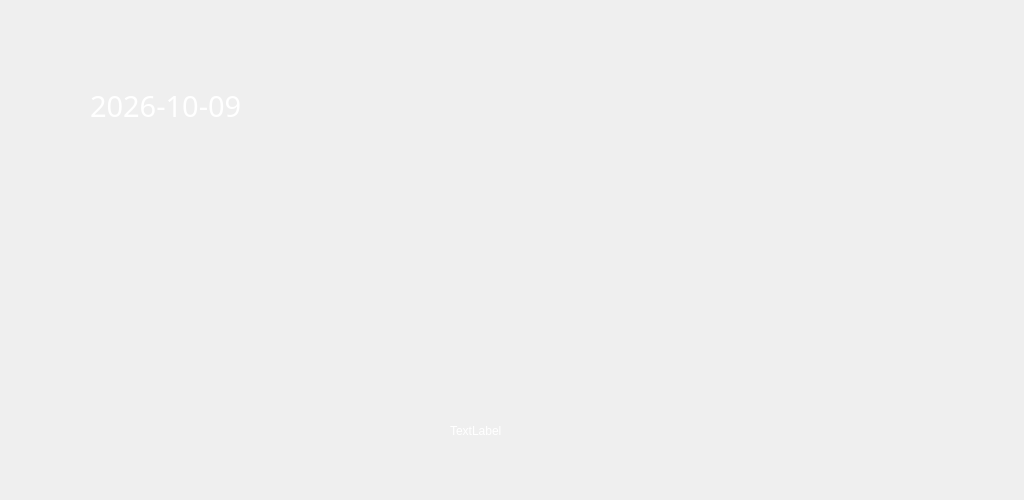
<?xml version="1.0" encoding="UTF-8"?>
<ui version="4.0">
 <class>HomeScreen</class>
 <widget class="QWidget" name="HomeScreen">
  <property name="geometry">
   <rect>
    <x>0</x>
    <y>0</y>
    <width>1024</width>
    <height>500</height>
   </rect>
  </property>
  <property name="windowTitle">
   <string>Form</string>
  </property>
  <property name="styleSheet">
   <string notr="true">#home
{
	
	border-image: url(:/background/bg/f3.png);
}</string>
  </property>
  <widget class="QLabel" name="label">
   <property name="geometry">
    <rect>
     <x>90</x>
     <y>70</y>
     <width>201</width>
     <height>71</height>
    </rect>
   </property>
   <property name="palette">
    <palette>
     <active>
      <colorrole role="WindowText">
       <brush brushstyle="SolidPattern">
        <color alpha="255">
         <red>255</red>
         <green>255</green>
         <blue>255</blue>
        </color>
       </brush>
      </colorrole>
     </active>
     <inactive>
      <colorrole role="WindowText">
       <brush brushstyle="SolidPattern">
        <color alpha="255">
         <red>255</red>
         <green>255</green>
         <blue>255</blue>
        </color>
       </brush>
      </colorrole>
     </inactive>
     <disabled>
      <colorrole role="WindowText">
       <brush brushstyle="SolidPattern">
        <color alpha="255">
         <red>120</red>
         <green>120</green>
         <blue>120</blue>
        </color>
       </brush>
      </colorrole>
     </disabled>
    </palette>
   </property>
   <property name="font">
    <font>
     <family>华文琥珀</family>
     <pointsize>22</pointsize>
    </font>
   </property>
   <property name="text">
    <string>2026-10-09</string>
   </property>
  </widget>
  <widget class="QWidget" name="widget" native="true">
   <property name="geometry">
    <rect>
     <x>30</x>
     <y>370</y>
     <width>241</width>
     <height>81</height>
    </rect>
   </property>
   <property name="styleSheet">
    <string notr="true">border-image: url(:/background/bg/set4.png);
border-radius:10px;  </string>
   </property>
   <widget class="QWidget" name="layoutWidget">
    <property name="geometry">
     <rect>
      <x>20</x>
      <y>10</y>
      <width>201</width>
      <height>62</height>
     </rect>
    </property>
    <layout class="QHBoxLayout" name="horizontalLayout">
     <item>
      <widget class="QPushButton" name="pushButton_car">
       <property name="text">
        <string/>
       </property>
       <property name="icon">
        <iconset resource="image.qrc">
         <normaloff>:/background/main/car_icon.png</normaloff>:/background/main/car_icon.png</iconset>
       </property>
       <property name="iconSize">
        <size>
         <width>60</width>
         <height>60</height>
        </size>
       </property>
       <property name="flat">
        <bool>true</bool>
       </property>
      </widget>
     </item>
     <item>
      <widget class="QPushButton" name="pushButton_lock">
       <property name="text">
        <string/>
       </property>
       <property name="icon">
        <iconset resource="image.qrc">
         <normaloff>:/background/main/unlock.png</normaloff>:/background/main/unlock.png</iconset>
       </property>
       <property name="iconSize">
        <size>
         <width>50</width>
         <height>50</height>
        </size>
       </property>
       <property name="flat">
        <bool>true</bool>
       </property>
      </widget>
     </item>
     <item>
      <widget class="QPushButton" name="pushButton_box">
       <property name="text">
        <string/>
       </property>
       <property name="icon">
        <iconset resource="image.qrc">
         <normaloff>:/background/main/box_open.png</normaloff>:/background/main/box_open.png</iconset>
       </property>
       <property name="iconSize">
        <size>
         <width>50</width>
         <height>50</height>
        </size>
       </property>
       <property name="flat">
        <bool>true</bool>
       </property>
      </widget>
     </item>
    </layout>
   </widget>
  </widget>
  <widget class="QWidget" name="widget_2" native="true">
   <property name="geometry">
    <rect>
     <x>350</x>
     <y>370</y>
     <width>261</width>
     <height>81</height>
    </rect>
   </property>
   <property name="styleSheet">
    <string notr="true">border-image: url(:/background/bg/set4.png);
border-radius:10px;  </string>
   </property>
   <widget class="QLabel" name="label_img">
    <property name="geometry">
     <rect>
      <x>20</x>
      <y>10</y>
      <width>71</width>
      <height>61</height>
     </rect>
    </property>
    <property name="text">
     <string/>
    </property>
    <property name="pixmap">
     <pixmap resource="image.qrc">:/background/main/music_fish.png</pixmap>
    </property>
    <property name="scaledContents">
     <bool>true</bool>
    </property>
    <property name="margin">
     <number>-3</number>
    </property>
   </widget>
   <widget class="QLabel" name="label_name">
    <property name="geometry">
     <rect>
      <x>100</x>
      <y>50</y>
      <width>131</width>
      <height>21</height>
     </rect>
    </property>
    <property name="palette">
     <palette>
      <active>
       <colorrole role="WindowText">
        <brush brushstyle="SolidPattern">
         <color alpha="255">
          <red>255</red>
          <green>255</green>
          <blue>255</blue>
         </color>
        </brush>
       </colorrole>
      </active>
      <inactive>
       <colorrole role="WindowText">
        <brush brushstyle="SolidPattern">
         <color alpha="255">
          <red>255</red>
          <green>255</green>
          <blue>255</blue>
         </color>
        </brush>
       </colorrole>
      </inactive>
      <disabled>
       <colorrole role="WindowText">
        <brush brushstyle="SolidPattern">
         <color alpha="255">
          <red>120</red>
          <green>120</green>
          <blue>120</blue>
         </color>
        </brush>
       </colorrole>
      </disabled>
     </palette>
    </property>
    <property name="text">
     <string>TextLabel</string>
    </property>
   </widget>
   <widget class="QWidget" name="layoutWidget">
    <property name="geometry">
     <rect>
      <x>100</x>
      <y>10</y>
      <width>141</width>
      <height>41</height>
     </rect>
    </property>
    <layout class="QHBoxLayout" name="horizontalLayout_4">
     <item>
      <widget class="QPushButton" name="pushButton_2">
       <property name="text">
        <string/>
       </property>
       <property name="icon">
        <iconset resource="image.qrc">
         <normaloff>:/background/main/previous.png</normaloff>:/background/main/previous.png</iconset>
       </property>
       <property name="iconSize">
        <size>
         <width>30</width>
         <height>30</height>
        </size>
       </property>
       <property name="flat">
        <bool>true</bool>
       </property>
      </widget>
     </item>
     <item>
      <widget class="QPushButton" name="pushButton">
       <property name="text">
        <string/>
       </property>
       <property name="icon">
        <iconset resource="image.qrc">
         <normaloff>:/background/main/play.png</normaloff>:/background/main/play.png</iconset>
       </property>
       <property name="iconSize">
        <size>
         <width>30</width>
         <height>30</height>
        </size>
       </property>
       <property name="flat">
        <bool>true</bool>
       </property>
      </widget>
     </item>
     <item>
      <widget class="QPushButton" name="pushButton_3">
       <property name="text">
        <string/>
       </property>
       <property name="icon">
        <iconset resource="image.qrc">
         <normaloff>:/background/main/next.png</normaloff>:/background/main/next.png</iconset>
       </property>
       <property name="iconSize">
        <size>
         <width>30</width>
         <height>30</height>
        </size>
       </property>
       <property name="flat">
        <bool>true</bool>
       </property>
      </widget>
     </item>
    </layout>
   </widget>
  </widget>
  <widget class="QWidget" name="widget_3" native="true">
   <property name="geometry">
    <rect>
     <x>710</x>
     <y>370</y>
     <width>251</width>
     <height>81</height>
    </rect>
   </property>
   <property name="styleSheet">
    <string notr="true">border-image: url(:/background/bg/set4.png);
border-radius: 10px;</string>
   </property>
   <widget class="QPushButton" name="pushButton_5">
    <property name="geometry">
     <rect>
      <x>20</x>
      <y>10</y>
      <width>51</width>
      <height>51</height>
     </rect>
    </property>
    <property name="text">
     <string/>
    </property>
    <property name="icon">
     <iconset resource="image.qrc">
      <normaloff>:/background/main/daohang.png</normaloff>:/background/main/daohang.png</iconset>
    </property>
    <property name="iconSize">
     <size>
      <width>50</width>
      <height>50</height>
     </size>
    </property>
   </widget>
   <widget class="QPushButton" name="pushButton_6">
    <property name="geometry">
     <rect>
      <x>90</x>
      <y>10</y>
      <width>51</width>
      <height>51</height>
     </rect>
    </property>
    <property name="text">
     <string/>
    </property>
    <property name="icon">
     <iconset resource="image.qrc">
      <normaloff>:/background/main/home_back.png</normaloff>:/background/main/home_back.png</iconset>
    </property>
    <property name="iconSize">
     <size>
      <width>50</width>
      <height>50</height>
     </size>
    </property>
   </widget>
   <widget class="QPushButton" name="pushButton_fule">
    <property name="geometry">
     <rect>
      <x>160</x>
      <y>10</y>
      <width>51</width>
      <height>51</height>
     </rect>
    </property>
    <property name="text">
     <string/>
    </property>
    <property name="icon">
     <iconset resource="image.qrc">
      <normaloff>:/background/main/icon_dian.png</normaloff>:/background/main/icon_dian.png</iconset>
    </property>
    <property name="iconSize">
     <size>
      <width>50</width>
      <height>50</height>
     </size>
    </property>
   </widget>
  </widget>
 </widget>
 <resources>
  <include location="image.qrc"/>
 </resources>
 <connections/>
</ui>
